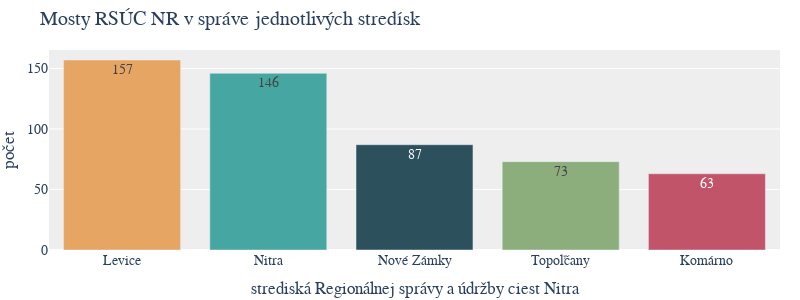

The notebook cell this image was saved under:
### Code cell
import plotly.graph_objects as go

# Get the counts of bridge sections for each administrator
administrator_counts = filtered_bridges["Správca_úseku"].value_counts()

color_palette = ['#e7a564', '#46a7a2', '#2d505d',
                 '#8bae7c', '#c25469']

# Create a bar plot
fig = go.Figure()

# Add traces for each administrator, include the count as text, and set textposition to 'auto' for automatic placement
for admin, count, color in zip(administrator_counts.index, administrator_counts.values, color_palette):
    fig.add_trace(go.Bar(
        x=[admin],  # Set x to administrator for vertical bars
        y=[count],
        name=admin,
        marker_color=color,
        text=[count],  # Add the count as text for each bar
        textposition='auto',  # Position the text automatically
        showlegend=False  # Do not show this trace in the legend
    ))

# Update the layout with additional configurations
fig.update_layout(
    title="Mosty RSÚC NR v správe jednotlivých stredísk",
    yaxis_title="počet",
    xaxis=dict(
        title="strediská Regionálnej správy a údržby ciest Nitra",
        tickvals=list(range(len(administrator_counts))),
        ticktext=["Levice", "Nitra", "Nové Zámky", "Topoľčany", "Komárno"]
    ),
    plot_bgcolor='#EEEEEE',  # Set plot background color
    font=dict(family="Montserrat, sans-serif",
              size=14),  # Set font family and size
    margin=dict(l=0, r=20, t=50, b=50),  # Adjust margins for tight layout
    width=800,  # Set figure width
    height=300  # Set figure height
)

# Show the plot
fig.show()

### Figure 1 — Plotly figure (JSON) as saved in the notebook; plotly's stock layout.template omitted (floating-point values rounded to 4 significant figures)
{"data": [{"marker": {"color": "#e7a564"}, "name": "RSUC NR - LV", "showlegend": false, "text": ["157"], "textposition": "auto", "type": "bar", "x": ["RSUC NR - LV"], "y": [157]}, {"marker": {"color": "#46a7a2"}, "name": "RSUC NR - NR", "showlegend": false, "text": ["146"], "textposition": "auto", "type": "bar", "x": ["RSUC NR - NR"], "y": [146]}, {"marker": {"color": "#2d505d"}, "name": "RSUC NR - NZ", "showlegend": false, "text": ["87"], "textposition": "auto", "type": "bar", "x": ["RSUC NR - NZ"], "y": [87]}, {"marker": {"color": "#8bae7c"}, "name": "RSUC NR - TO", "showlegend": false, "text": ["73"], "textposition": "auto", "type": "bar", "x": ["RSUC NR - TO"], "y": [73]}, {"marker": {"color": "#c25469"}, "name": "RSUC NR - KN", "showlegend": false, "text": ["63"], "textposition": "auto", "type": "bar", "x": ["RSUC NR - KN"], "y": [63]}], "layout": {"font": {"family": "Montserrat, sans-serif", "size": 14}, "height": 300, "margin": {"b": 50, "l": 0, "r": 20, "t": 50}, "plot_bgcolor": "#EEEEEE", "title": {"text": "Mosty RSÚC NR v správe jednotlivých stredísk"}, "width": 800, "xaxis": {"ticktext": ["Levice", "Nitra", "Nové Zámky", "Topoľčany", "Komárno"], "tickvals": [0, 1, 2, 3, 4], "title": {"text": "strediská Regionálnej správy a údržby ciest Nitra"}}, "yaxis": {"title": {"text": "počet"}}}}
